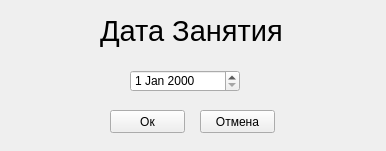
<?xml version="1.0" encoding="UTF-8"?>
<ui version="4.0">
 <class>date</class>
 <widget class="QWidget" name="date">
  <property name="geometry">
   <rect>
    <x>0</x>
    <y>0</y>
    <width>386</width>
    <height>151</height>
   </rect>
  </property>
  <property name="windowTitle">
   <string>Form</string>
  </property>
  <widget class="QLabel" name="label_2">
   <property name="geometry">
    <rect>
     <x>100</x>
     <y>10</y>
     <width>191</width>
     <height>41</height>
    </rect>
   </property>
   <property name="font">
    <font>
     <pointsize>22</pointsize>
    </font>
   </property>
   <property name="text">
    <string>Дата Занятия</string>
   </property>
  </widget>
  <widget class="QDateEdit" name="dateEdit">
   <property name="geometry">
    <rect>
     <x>130</x>
     <y>70</y>
     <width>110</width>
     <height>22</height>
    </rect>
   </property>
  </widget>
  <widget class="QPushButton" name="pushButton">
   <property name="geometry">
    <rect>
     <x>110</x>
     <y>110</y>
     <width>75</width>
     <height>23</height>
    </rect>
   </property>
   <property name="text">
    <string>Ок</string>
   </property>
  </widget>
  <widget class="QPushButton" name="pushButton_2">
   <property name="geometry">
    <rect>
     <x>200</x>
     <y>110</y>
     <width>75</width>
     <height>23</height>
    </rect>
   </property>
   <property name="text">
    <string>Отмена</string>
   </property>
  </widget>
 </widget>
 <resources/>
 <connections/>
</ui>
